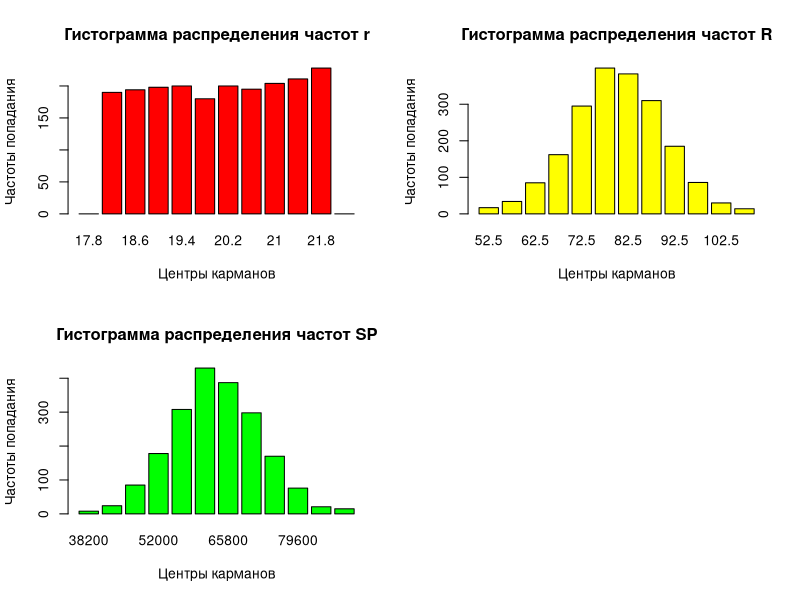

Write R code to recreate this figure.
#очистка экрана
cat("\014")
options(max.print=1000000)

#SP – полная поверхность тора моделируется для n = 2000
#r= 20 +/- 10%, равномерно распределен,
#R – распределен нормально со средним = 80 и СКО = 10
#Требуется:
#1) рассчитать и построить отъюстированные гистограммы для R и r и SP,
#2)   вычислить вероятность P(SP) попадания SP в интервал от SP- до SP+,
#где SP- = МИН (СРЕДНЕЕ SP; МЕДИАНА SP) – СКО SP,
#SP+ = МАКС (МЕДИАНА SP; СРЕДНЕЕ SP) + СКО SP
#В описании работы привести в явной форме моделируемую формулу

#функция принимает на вход:
#   sqnc - исследуемую последовательность, 
#   pckts - количество значимых карманов,
#   lBound - начало первого значимого кармана,
#   rBound - конец последнего значимого кармана,
#   xAxisName - имя оси Х ("Х" по умолчанию),
#   yAxisName - имя оси Y ("Y" по умолчанию),
#   mainName - имя гистограммы ("Histogram" по умолчанию),
#   color - цвет, которым закрашивать гистограмму ("Red" по умолчанию);
#вычисляет центры карманов, их границы и частоты попадания в них элементов sequence;
#эти данные выводятся на экран в виде таблицы, затем строится гистограмма;
#в гистограмме и таблице присутствуют два дополнительных кармана:
#в первои - количество элементов, меньших lBound, в последнем - количество элементов, превосходящих rBound;
#функция возвращает:
#   frequency - вектор частот попадания элементов sequence карманы.

histAndInfo <- function(sqnc, pckts, lBound, rBound, xAxisName = "X", yAxisName = "Y", mainName = "Histogram", color = "Red") {
  #юстируем
  step = (rBound-lBound)/ pckts
  pocketBounds = seq(lBound,rBound + step, by = step)
  pocketCentres = seq(lBound - step/2, rBound + step/2, by = step)
  frequency = seq(0,0,length.out=pckts + 2)
  
  frequency[1] = length(sqnc[sqnc < pocketBounds[1]])
  for(i in 2:(pckts + 1))
    frequency[i] = length(sqnc[sqnc >= pocketBounds[i-1] & sqnc < pocketBounds[i]])
  frequency[pckts + 2] = length(sqnc[sqnc >= pocketBounds[pckts + 1]])
  
  #выводим данные для юстировки
  dataframe=data.frame(pocketCentres, pocketBounds, frequency)
  print(dataframe)
  cat("Всего подсчитано: ", sum(frequency), "\n")
  
  #строим гистограмму
  barplot(frequency, col = color,
          names.arg = round(pocketCentres, 2),
          xlab = xAxisName,
          ylab = yAxisName,
          main = mainName
  )
  
  return (frequency)
}

#размер выброки
n <- 2000
#количество значимых карманов гистограмм
pockets <- 10

r <- runif(n, 18, 22)
R <- rnorm(n, 80, 10)

#Выведем r:
print(r)
#Выведем R:
print(R)

#Вычисляем поверхности:
#SP=4*Pi^2*R*r
SP <- rep(0, n)
for (i in 1:n)
  SP[i] = 4 * pi^2*R[i]*r[i]

#Выведем поверхности:
print(SP)

#Высчитаем интервал и вероятность попадания в него
mean(SP)
sd(SP)

sMinus <- min(c(median(SP), mean(SP))) - sqrt(var(SP))
sPlus <- max(c(median(SP), mean(SP))) + sqrt(var(SP))
belowMinus <- length(SP[SP < sMinus])
abovePlus <- length(SP[SP > sPlus])
p <- (n - belowMinus - abovePlus) / n
cat("Интервал: [", sMinus, "; ", sPlus, "]")
cat("Меньше нижней границы: ", belowMinus, " чисел;")
cat("Больше верхней границы: ", abovePlus, "чисел;")
cat("Вероятность попадания в интервал: ", p)

#Гистограммы:
par(mfrow=c(2,2))
freqs = histAndInfo(r, pockets, 18, 22,
                    xAxisName = "Центры карманов",
                    yAxisName = "Частоты попадания",
                    mainName = "Гистограмма распределения частот r",
                    color = "Red"
)
freqs = histAndInfo(R, pockets, 80 - 3*10 + 5, 80 + 3*10 - 5,
                    xAxisName = "Центры карманов",
                    yAxisName = "Частоты попадания",
                    mainName = "Гистограмма распределения частот R",
                    color = "Yellow"
)
freqs = histAndInfo(SP, pockets, 40500, 86500,
                    xAxisName = "Центры карманов",
                    yAxisName = "Частоты попадания",
                    mainName = "Гистограмма распределения частот SP",
                    color = "Green"
)
